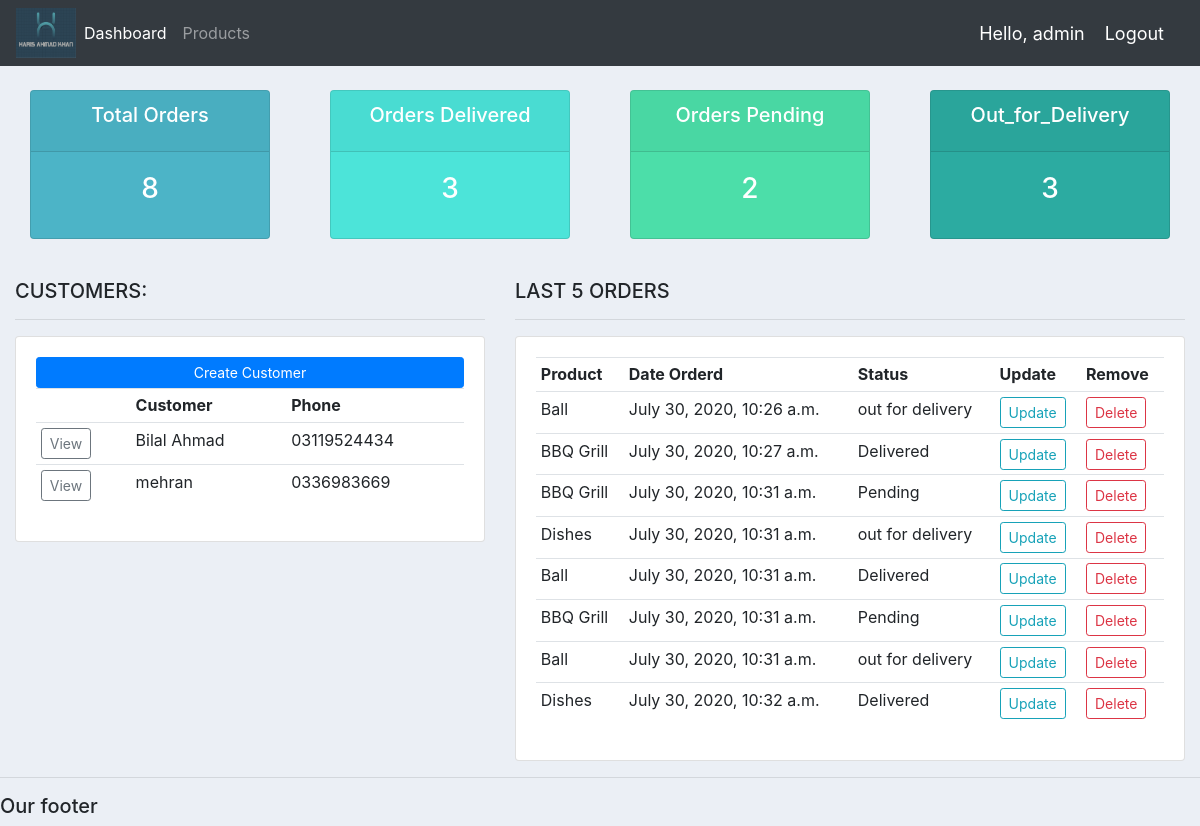
Before: / (signed in) with the older database file.
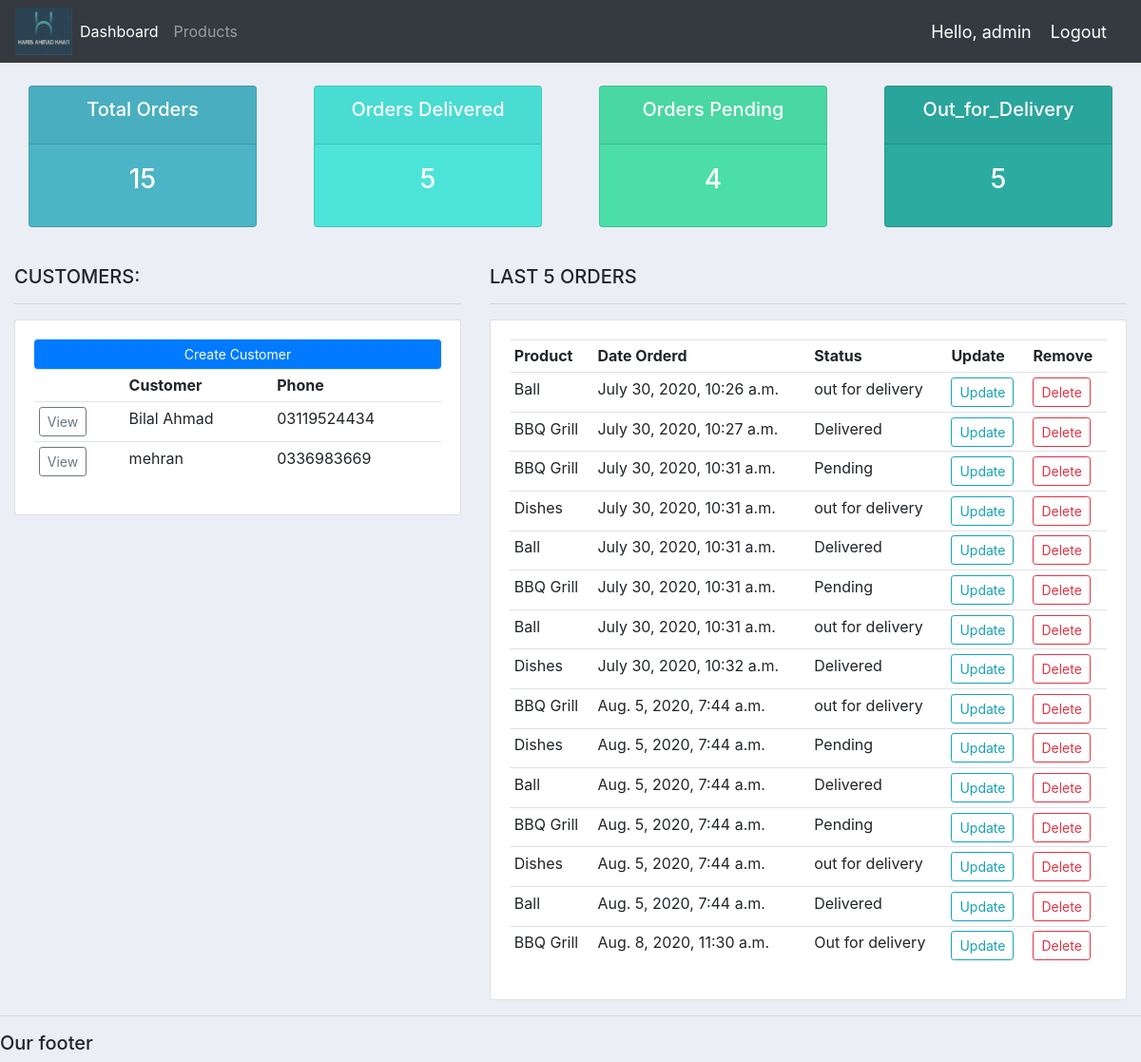
After: the same page with the newer database file.
### accounts/models.py (models this page shows, shortened)
class Customer(models.Model):
    name = models.CharField(max_length=200, null=True)
    phone = models.CharField(max_length=200, null=True)
    email = models.CharField(max_length=200, null=True)
    date_created = models.DateTimeField(auto_now_add=True, null=True)

class Order(models.Model):
    STATUS = (
        ('Pending', 'Pending'),
        ('Out for delivery', 'Out for delivery'),
        ('Delivered', 'Delivered'),
    )
    customer = models.ForeignKey(Customer, null=True, on_delete=models.SET_NULL)
    product = models.ForeignKey(Product, null=True, on_delete=models.SET_NULL)
    date_created = models.DateTimeField(auto_now_add=True, null=True)
    status = models.CharField(max_length=200, null=True, choices=STATUS)
    note = models.CharField(max_length=1000, null=True)

class Product(models.Model):
    CATEGORY = (
        ('Indoor', 'Indoor'),
        ('Out Door', 'Out Door'),
    )
    name = models.CharField(max_length=200, null=True)
    price = models.FloatField(null=True)
    category = models.CharField(max_length=200, null=True, choices=CATEGORY)
    description = models.CharField(max_length=200, null=True, blank=True)
    date_created = models.DateTimeField(auto_now_add=True, null=True)
    tags = models.ManyToManyField(Tag)
    def __str__(self):
        return self.name

### accounts/views.py (the view)
# urls.py: path('', views.home, name="home"),
@login_required(login_url='login')
def home(request):
    orders = Order.objects.all()
    customers = Customer.objects.all()
    total_customers = customers.count()
    total_orders = orders.count()
    delivered = orders.filter(status='Delivered').count()
    pending = orders.filter(status='Pending').count()
    out_for_delivery = orders.filter(status='out for delivery').count()
    context = {'orders': orders, 'customers': customers,
               'total_orders': total_orders, 'delivered': delivered,
               'pending': pending, 'out_for_delivery': out_for_delivery}
    return render(request, 'accounts/dashboard.html', context)

### accounts/templates/accounts/dashboard.html
{%  extends 'accounts/main.html' %}
{% block content %}
{%  include 'accounts/status.html' %}
<br>
<div class="row">
	<div class="col-md-5">
		<h5>CUSTOMERS:</h5>
		<hr>
		<div class="card card-body">
			<a class="btn btn-primary  btn-sm btn-block" href="">Create Customer</a>
			<table class="table table-sm">
				<tr>
					<th></th>
					<th>Customer</th>
					<th>Phone</th>
				</tr>
				{% for customer in customers %}
					<tr>
						<td><a class="btn btn-outline-secondary btn-sm " href="{% url 'customer' customer.id %}">View</a></td>
						<td>{{customer.name}}</td>
						<td>{{customer.phone}}</td>
					</tr>
				{% endfor %}
			</table>
		</div>
	</div>
	<div class="col-md-7">
		<h5>LAST 5 ORDERS</h5>
		<hr>
		<div class="card card-body">
			<table class="table table-sm">
				<tr>
					<th>Product</th>
					<th>Date Orderd</th>
					<th>Status</th>
					<th>Update</th>
					<th>Remove</th>
				</tr>
				{% for order in orders %}
					<tr>
						<td>{{order.product}}</td>
						<td>{{order.date_created}}</td>
						<td>{{order.status}}</td>
						<td><a class="btn btn-outline-info btn-sm " href="{% url 'update_order' order.id %}">Update</a></td>
						<td><a class="btn btn-outline-danger btn-sm " href="{% url 'delete_order' order.id %}">Delete</a></td>
					</tr>
				{% endfor %}
			</table>
		</div>
	</div>
</div>
{% endblock %}

### accounts/templates/accounts/main.html (shortened to what this page needs)
<!DOCTYPE html>
{% load static %}
<html lang="en">
<head>
	<link rel="stylesheet" href="https://stackpath.bootstrapcdn.com/bootstrap/4.3.1/css/bootstrap.min.css">
	<link rel="stylesheet" type="text/css" href="{% static '/css/main_css.css' %}">
</head>
<body>
	{%  include 'accounts/navbar.html' %}
	<div class="container-fluid">
	{% block content %}
	{% endblock %}
    </div>
	<hr>
	<h5>Our footer</h5>
</body>
</html>

### accounts/templates/accounts/navbar.html (shortened to what this page needs)
{% load static %}
<nav class="navbar navbar-expand-lg navbar-dark bg-dark">
 <img id="logo" src="{% static 'images/logo.png' %}" alt="logo">
  <div class="collapse navbar-collapse" id="navbarNav">
    <ul class="navbar-nav">
      <li class="nav-item active">
        <a class="nav-link" href="{% url 'home' %}">Dashboard</a>
      </li>
      <li class="nav-item">
        <a class="nav-link" href="{% url 'products' %}">Products</a>
      </li>
    </ul>
  </div>
  <span class="hello-msg">Hello, {{request.user}}</span>
  <span ><a  class="hello-msg" href="{% url 'logout' %}">Logout</a></span>
</nav>

### accounts/templates/accounts/status.html
<br>
<div class="row">
	<div class="col">
		<div class="col-md">
			<div class="card text-center text-white  mb-3" id="total-orders">
			  	<div class="card-header">
			  		<h5 class="card-title">Total Orders</h5>
			  	</div>
			  	<div class="card-body">
			    	<h3 class="card-title">{{total_orders}}</h3>
			  	</div>
			</div>
		</div>
	</div>
	<div class="col">
		<div class="col-md">
			<div class="card text-center text-white  mb-3" id="orders-delivered">
			  	<div class="card-header">
			  		<h5 class="card-title">Orders Delivered</h5>
			  	</div>
			  	<div class="card-body">
			    	<h3 class="card-title">{{delivered}}</h3>
			  	</div>
			</div>
		</div>
	</div>
	<div class="col">
		<div class="col-md">
			<div class="card text-center text-white  mb-3" id="orders-pending">
			  	<div class="card-header">
			  		<h5 class="card-title">Orders Pending</h5>
			  	</div>
			  	<div class="card-body">
			    	<h3 class="card-title">{{pending}}</h3>
			  	</div>
			</div>
		</div>
	</div>
   <div class="col">
        <div class="col-md">
            <div class="card text-center text-white mb-3" id="out_for_delivery" style="background-color: #2caba1;">
                <div class="card-header">
                    <h5 class="card-title">Out_for_Delivery</h5>
                </div>
                <div class="card-body">
                    <h3 class="card-title">{{out_for_delivery}}</h3>
                </div>
            </div>
        </div>
    </div>
</div>

### static/css/main_css.css (style rules this page uses)
#logo { width: 80px; height: 50px; }
body { background-color: #ebeff5; }
#total-orders { background-color: #4cb4c7; }
#orders-delivered { background-color: #4ce4d9; }
#orders-pending { background-color: #4cdea9 }

### accounts/templates/accounts/navbar.html (style rules this page uses)
.hello-msg { font-size: 18px; color: #fff; margin-right: 20px; }
#logo { width: 60px; height: 50px; }

Changed rows visible on the page:
added Order: product "BBQ Grill", date_created "Aug. 5, 2020, 7:44 a.m.", status "out for delivery"
added Order: product "Dishes", date_created "Aug. 5, 2020, 7:44 a.m.", status "Pending"
added Order: product "Ball", date_created "Aug. 5, 2020, 7:44 a.m.", status "Delivered"
added Order: product "BBQ Grill", date_created "Aug. 5, 2020, 7:44 a.m.", status "Pending"
added Order: product "Dishes", date_created "Aug. 5, 2020, 7:44 a.m.", status "out for delivery"
added Order: product "Ball", date_created "Aug. 5, 2020, 7:44 a.m.", status "Delivered"
added Order: product "BBQ Grill", date_created "Aug. 8, 2020, 11:30 a.m.", status "Out for delivery"
Other visible differences:
{{ total_orders }}: "8" → "15"
{{ delivered }}: "3" → "5"
{{ pending }}: "2" → "4"
{{ out_for_delivery }}: "3" → "5"
